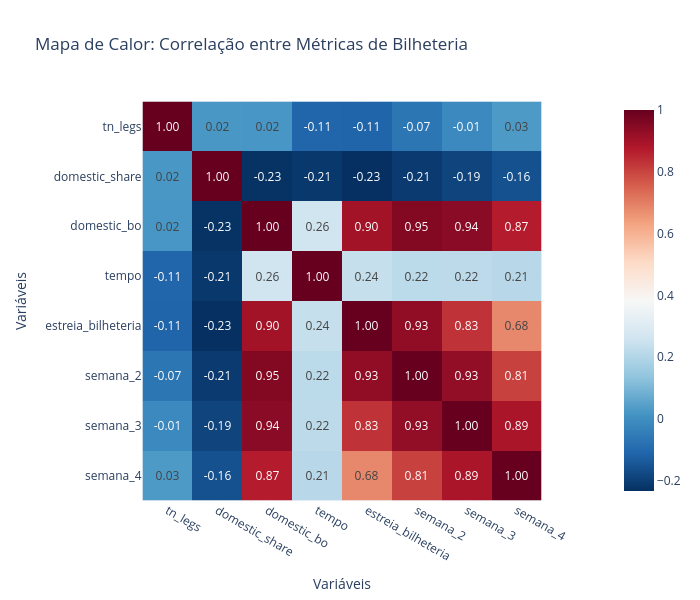

This figure's notebook cell:
### Code cell
numerico = ['tn_legs', 'domestic_share', 'domestic_bo', 'tempo', 'estreia_bilheteria', 'semana_2', 'semana_3', 'semana_4']
df_numerico = df[numerico].dropna()
matriz_corr = df_numerico.corr()

# 4. Cria o mapa de calor interativo com Plotly Express
fig = px.imshow(
    matriz_corr,
    text_auto='.2f',          # Mostra os valores numéricos com 2 casas decimais dentro dos quadrados
    color_continuous_scale='RdBu_r', # Escala de cores (Vermelho a Azul divergente)
    title='Mapa de Calor: Correlação entre Métricas de Bilheteria'
)

fig.update_layout(
    xaxis_title='Variáveis',
    yaxis_title='Variáveis',
    width=700,
    height=600
)

# Exibe o gráfico no navegador ou IDE compatível
fig.show()

### Figure 1 — Plotly figure (JSON) as saved in the notebook; plotly's stock layout.template omitted (floating-point values rounded to 4 significant figures)
{"data": [{"coloraxis": "coloraxis", "hovertemplate": "x: %{x}<br>y: %{y}<br>color: %{z}<extra></extra>", "name": "0", "texttemplate": "%{z:.2f}", "type": "heatmap", "x": ["tn_legs", "domestic_share", "domestic_bo", "tempo", "estreia_bilheteria", "semana_2", "semana_3", "semana_4"], "xaxis": "x", "y": ["tn_legs", "domestic_share", "domestic_bo", "tempo", "estreia_bilheteria", "semana_2", "semana_3", "semana_4"], "yaxis": "y", "z": [[1.0, 0.02267, 0.02065, -0.1113, -0.1149, -0.06536, -0.01484, 0.02934], [0.02267, 1.0, -0.2286, -0.2141, -0.2334, -0.2105, -0.1877, -0.1575], [0.02065, -0.2286, 1.0, 0.2611, 0.9026, 0.9547, 0.9423, 0.87], [-0.1113, -0.2141, 0.2611, 1.0, 0.2362, 0.2176, 0.2188, 0.2117], [-0.1149, -0.2334, 0.9026, 0.2362, 1.0, 0.9314, 0.831, 0.683], [-0.06536, -0.2105, 0.9547, 0.2176, 0.9314, 1.0, 0.9301, 0.8061], [-0.01484, -0.1877, 0.9423, 0.2188, 0.831, 0.9301, 1.0, 0.89], [0.02934, -0.1575, 0.87, 0.2117, 0.683, 0.8061, 0.89, 1.0]]}], "layout": {"coloraxis": {"colorscale": [[0, "rgb(5,48,97)"], [0.1, "rgb(33,102,172)"], [0.2, "rgb(67,147,195)"], [0.3, "rgb(146,197,222)"], [0.4, "rgb(209,229,240)"], [0.5, "rgb(247,247,247)"], [0.6, "rgb(253,219,199)"], [0.7, "rgb(244,165,130)"], [0.8, "rgb(214,96,77)"], [0.9, "rgb(178,24,43)"], [1, "rgb(103,0,31)"]]}, "height": 600, "title": {"text": "Mapa de Calor: Correlação entre Métricas de Bilheteria"}, "width": 700, "xaxis": {"anchor": "y", "constrain": "domain", "domain": [0, 1], "scaleanchor": "y", "title": {"text": "Variáveis"}}, "yaxis": {"anchor": "x", "autorange": "reversed", "constrain": "domain", "domain": [0, 1], "title": {"text": "Variáveis"}}}}
